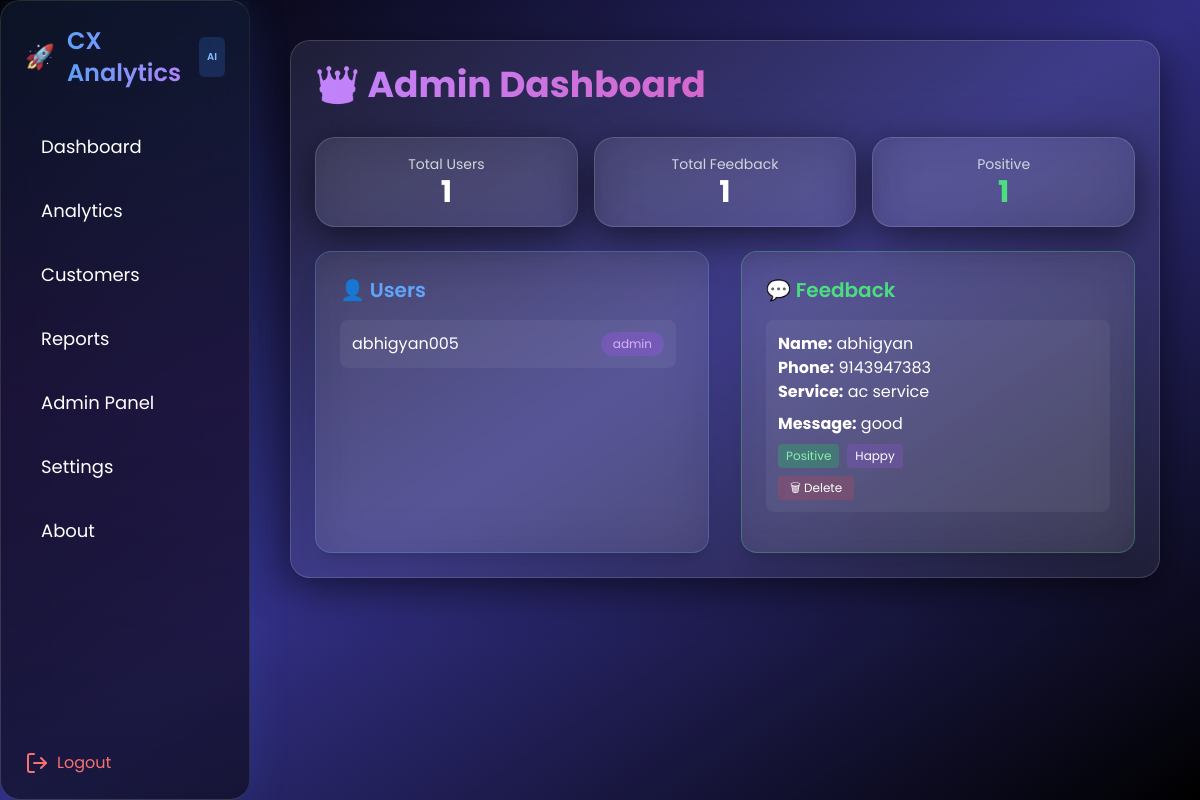
Page /admin (signed in) on the earlier database version.
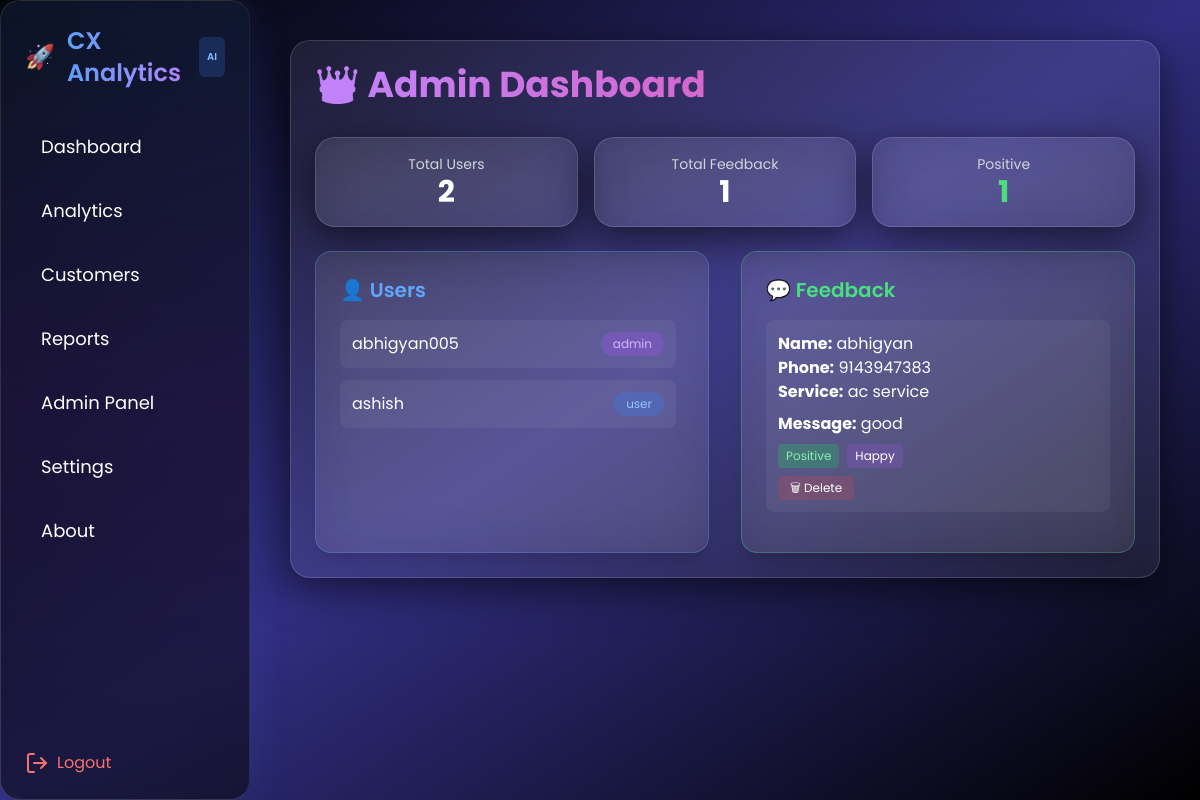
Same page on the later database version.
### models.py (models this page shows, shortened)
class User(db.Model, UserMixin):
    __tablename__ = "users"
    id = db.Column(db.Integer, primary_key=True)
    username = db.Column(db.String(100), unique=True, nullable=False)
    password = db.Column(db.String(200), nullable=False)
    role = db.Column(db.String(20), default='user')
    email_notify = db.Column(db.Boolean, default=True)
    ai_enabled = db.Column(db.Boolean, default=True)
    created_at = db.Column(db.DateTime, default=datetime.utcnow)
    feedbacks = db.relationship('Feedback', backref='user', lazy=True)

class Feedback(db.Model):
    __tablename__ = "feedbacks"
    id = db.Column(db.Integer, primary_key=True)
    name = db.Column(db.String(100), nullable=False)
    phone = db.Column(db.String(20))
    service = db.Column(db.String(100))
    text = db.Column(db.Text, nullable=False)
    sentiment = db.Column(db.String(20))
    emotion = db.Column(db.String(20))
    created_at = db.Column(db.DateTime, default=datetime.utcnow)
    user_id = db.Column(db.Integer, db.ForeignKey('users.id'), nullable=False)

### app.py (the view)
@app.route('/admin')
@login_required
def admin():
    if current_user.role != 'admin':
        abort(403)
    users = User.query.all()
    feedbacks = Feedback.query.order_by(Feedback.id.desc()).all()
    return render_template(
        'admin.html',
        users=users,
        feedbacks=feedbacks
    )

### app.py (called while the page is built)
@login_manager.user_loader
def load_user(user_id):
    return User.query.get(int(user_id))

### templates/admin.html (shortened to what this page needs)
{% extends "base.html" %}
{% block content %}
<div class="glass p-6 fade-in">
    <h2 class="text-4xl font-bold text-transparent bg-clip-text bg-gradient-to-r from-purple-400 to-pink-500 mb-8 animate-pulse">
    </h2>
    <div class="grid grid-cols-3 gap-4 mb-6">
        <div class="glass p-4 text-center glow-card transition">
            <p class="text-sm text-gray-300">Total Users</p>
            <h2 class="text-3xl font-bold">{{ users|length }}</h2>
        </div>
        <div class="glass p-4 text-center glow-card transition">
            <p class="text-sm text-gray-300">Total Feedback</p>
            <h2 class="text-3xl font-bold">{{ feedbacks|length }}</h2>
        </div>
        <div class="glass p-4 text-center glow-card transition">
            <p class="text-sm text-gray-300">Positive</p>
            <h2 class="text-3xl font-bold text-green-400">
                {{ feedbacks|selectattr('sentiment','equalto','Positive')|list|length }}
            </h2>
        </div>
    </div>
    <div class="grid grid-cols-1 md:grid-cols-2 gap-8">
        <div class="glass p-6 rounded-2xl shadow-xl glow-card transition border border-blue-400/30">
            <h3 class="mb-4 text-xl font-semibold text-blue-400">👤 Users</h3>
            <div class="space-y-3 max-h-80 overflow-y-auto pr-2">
                {% for u in users %}
                <div class="flex justify-between items-center bg-white/5 p-3 rounded-lg hover:bg-white/10 transition">
                    <span>{{ u.username }}</span>
                    <span class="text-xs px-3 py-1 rounded-full
                        {% if u.role == 'admin' %}
                            bg-purple-500/30 text-purple-300
                        {% else %}
                            bg-blue-500/30 text-blue-300
                        {% endif %}
                    ">
                        {{ u.role }}
                    </span>
                </div>
                {% endfor %}
            </div>
        </div>
        <div class="glass p-6 rounded-2xl shadow-xl border border-green-400/30 max-h-[500px] overflow-y-auto glow-card transition">
            <h3 class="mb-4 text-xl font-semibold text-green-400">💬 Feedback</h3>
            {% for f in feedbacks %}
            <div class="mb-4 p-3 bg-white/5 rounded-lg fade-in hover:bg-white/10 transition">
                <p><b>Name:</b> {{ f.name or 'N/A' }}</p>
                <p><b>Phone:</b> {{ f.phone or 'N/A' }}</p>
                <p><b>Service:</b> {{ f.service or 'N/A' }}</p>
                <p class="mt-2"><b>Message:</b> {{ f.text }}</p>
                <div class="mt-2 flex gap-2">
                    <span class="text-xs px-2 py-1 rounded
                        {% if f.sentiment == 'Positive' %}
                            bg-green-500/30 text-green-300
                        {% elif f.sentiment == 'Negative' %}
                            bg-red-500/30 text-red-300
                        {% else %}
                            bg-yellow-500/30 text-yellow-300
                        {% endif %}
                    ">
                        {{ f.sentiment }}
                    </span>
                    <span class="text-xs px-2 py-1 bg-purple-500/20 rounded">
                        {{ f.emotion or 'unknown' }}
                    </span>
                </div>
                <form method="POST" action="/delete_feedback/{{ f.id }}">
                    <button class="mt-2 text-xs px-3 py-1 bg-red-500/20 rounded delete-btn transition">
                        🗑 Delete
                    </button>
                </form>
            </div>
            {% endfor %}
        </div>
    </div>
</div>
{% endblock %}

### templates/base.html (shortened to what this page needs)
<!DOCTYPE html>
<html class="transition-colors duration-300">
<head>
    <script src="https://cdn.tailwindcss.com"></script>
</head>
<body class="bg-gradient-to-br from-black via-gray-900 to-blue-900 text-white dark:bg-gray-900 transition-colors duration-300">
<div class="fixed inset-0 -z-10 bg-gradient-to-br from-black via-indigo-900 to-black dark:from-gray-900 dark:via-black"></div>
<div class="flex">
    <div class="sidebar glass p-6 flex flex-col justify-between h-screen sticky top-0 dark:bg-gray-900">
        <div class="ai-glow"></div>
        <div>
            <h1 class="text-2xl font-semibold mb-8 flex items-center gap-3 group logo-float">
                <span>🚀</span>
                <span class="bg-gradient-to-r from-blue-400 to-purple-400 bg-clip-text text-transparent">
                </span>
                <span class="text-[10px] bg-blue-500/20 px-2 py-1 rounded-md text-blue-300 animate-pulse">
                    AI
                </span>
            </h1>
            <nav class="space-y-3 text-lg">
              <a href="/dashboard" class="nav-item">Dashboard</a>
              <a href="/analytics" class="nav-item">Analytics</a>
              <a href="/customers" class="nav-item">Customers</a>
              <a href="/reports" class="nav-item">Reports</a>
             {% if current_user.is_authenticated and current_user.role == 'admin' %}
             <a href="/admin" class="nav-item"> Admin Panel</a>
             {% endif %}
             <a href="/settings" class="nav-item">Settings</a>
             <a href="/about" class="nav-item">About</a>
          </nav>
        </div>
        <a href="{{ url_for('logout') }}"
           class="relative z-50 text-red-400 flex items-center gap-2 hover:text-red-500 hover:translate-x-2 transition">
            <i data-lucide="log-out"></i>
            Logout
        </a>
    </div>
    <div class="flex-1 p-10 overflow-y-auto h-screen page">
        {% block content %}{% endblock %}
    </div>
</div>
</body>
</html>

### templates/base.html (style rules this page uses)
body { font-family: 'Poppins', sans-serif; }
button, a { transition: all 0.3s ease; }
.glass { background: rgba(255, 255, 255, 0.07); backdrop-filter: blur(25px); border-radius: 20px; border: 1px solid rgba(255,255,255,0.15); box-shadow: 0 10px 40px rgba(0,0,0,0.6); }
.ai-glow { position:absolute; inset:0; background:radial-gradient(circle at top,#3b82f650,transparent 70%); opacity:0.12; pointer-events:none; z-index:0; }
.sidebar { width: 250px; background: rgba(10,10,20,0.6); backdrop-filter: blur(25px); border-right: 1px solid rgba(255,255,255,0.1); box-shadow: 0 0 40px rgba(59,130,246,0.15); position: relative; animation: slideIn 0.6s ease; z-index:10; }
.sidebar::before { content:""; position:absolute; inset:0; border-radius:20px; background:linear-gradient(180deg,#3b82f6,#9333ea,transparent); opacity:0.08; }
.nav-item { display: flex; align-items: center; gap: 12px; padding: 12px 16px; border-radius: 12px; transition: all 0.3s ease; position: relative; }
.page { animation: fadeIn 0.6s ease-in-out; }
.logo-float { animation: floatSoft 4s ease-in-out infinite; }

### templates/admin.html (style rules this page uses)
.fade-in { animation: fadeIn 0.8s ease-in-out; }

Differences in the rows shown:
added User: username "ashish", role "user"
Other differences:
{{ users|length }}: "1" → "2"
